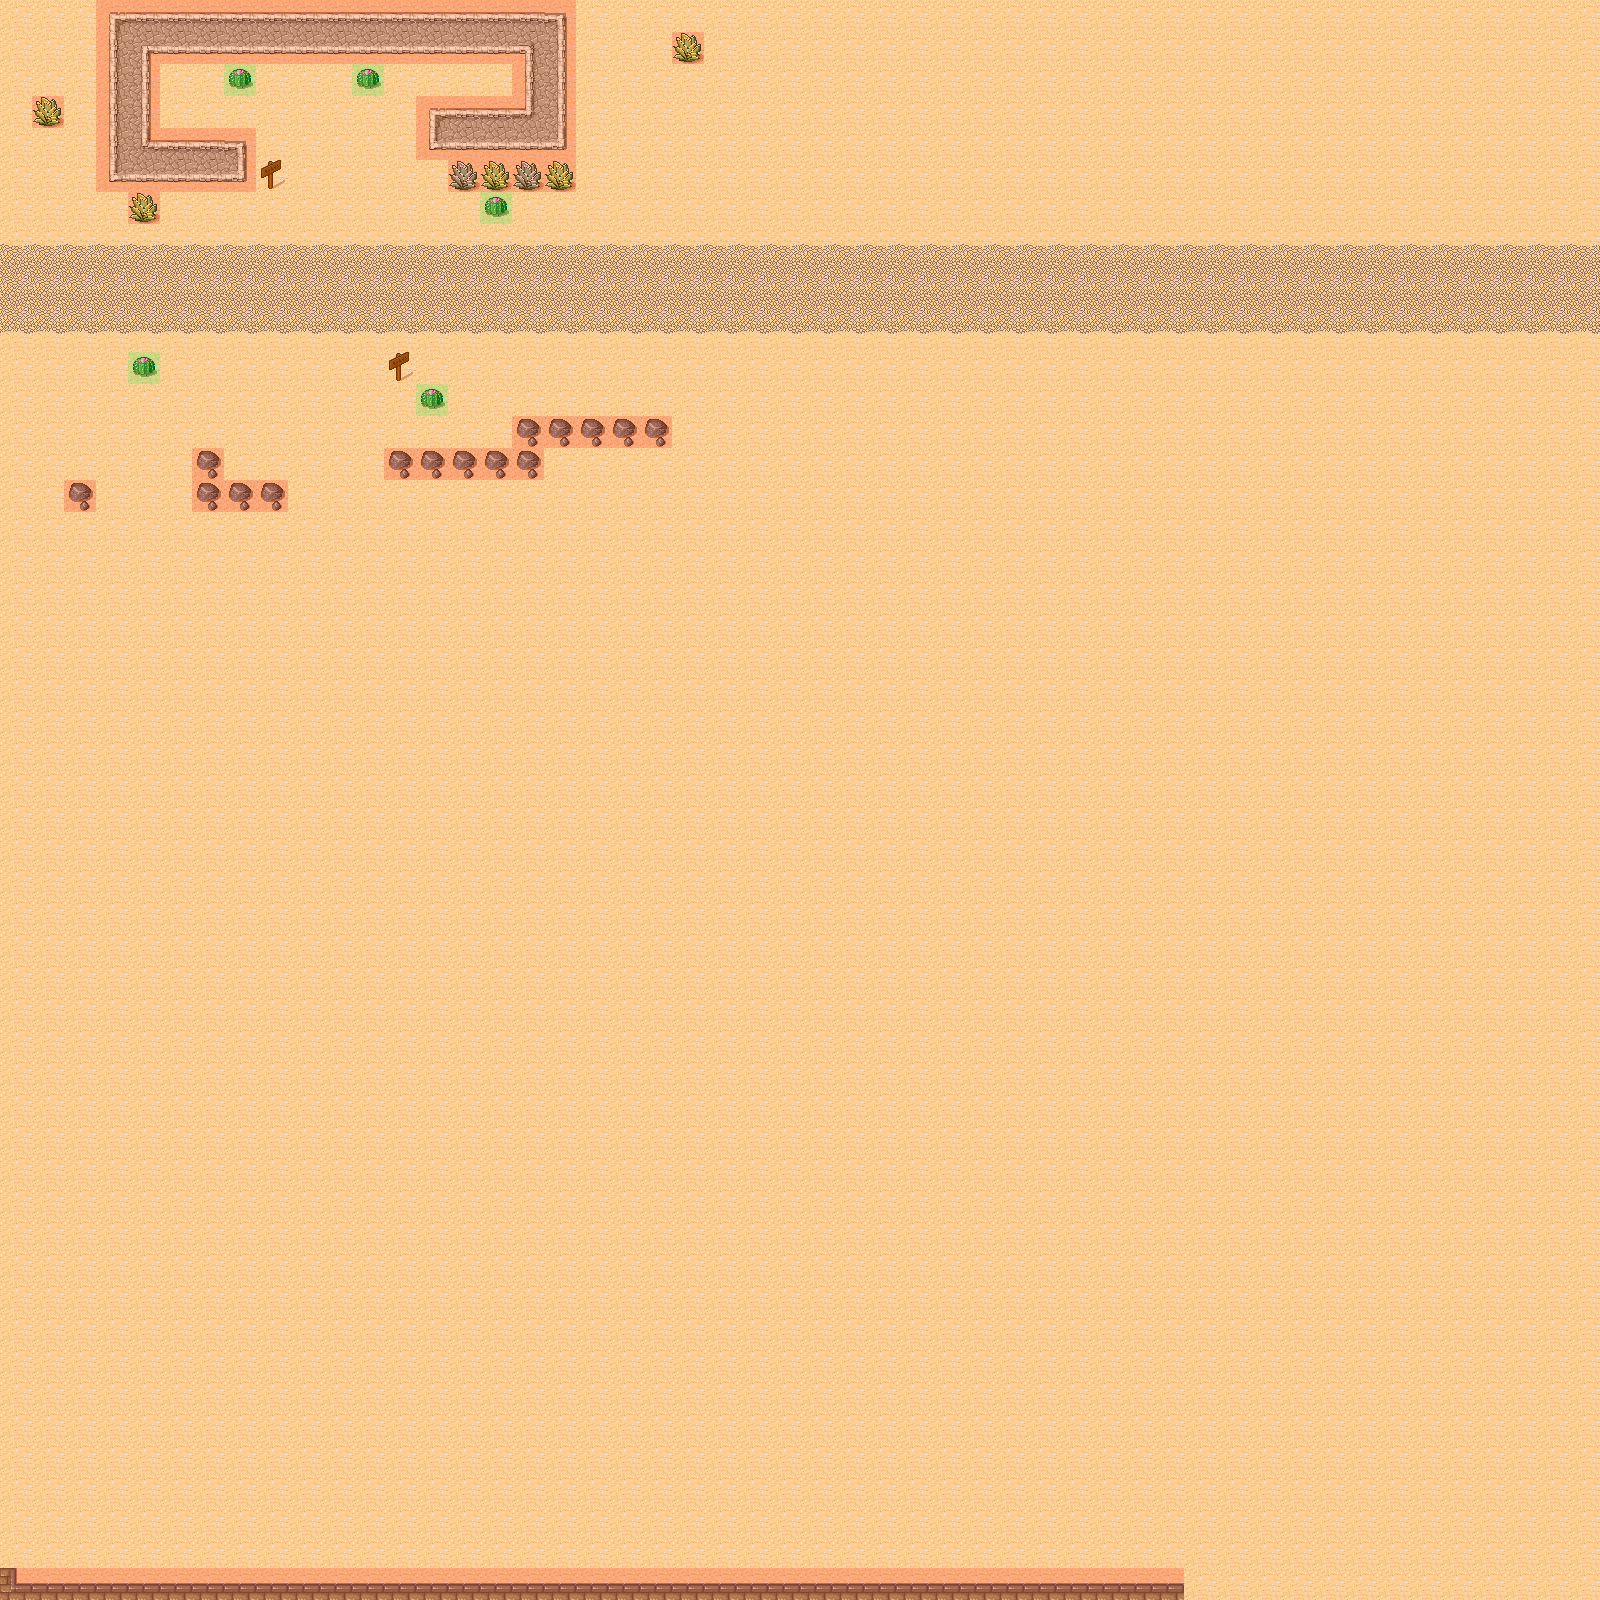

A 2D game scene composited from a Tiled map and its tileset images. What follows is a short description and the map's XML, with each tile layer's data collapsed to a summary:
An orthogonal 50x50 tile map with 32x32 px tiles, 3 tile layers (Background, Foreground, Meta), 2 tilesets and 1 object (SpawnPoint).

<map version="1.0" orientation="orthogonal" width="50" height="50" tilewidth="32" tileheight="32">
 <tileset firstgid="1" name="tmw_desert_spacing" tilewidth="32" tileheight="32" spacing="1" margin="1">
  <image source="tmw_desert_spacing.png" width="265" height="199" />
 </tileset>
 <tileset firstgid="49" name="meta_tiles" tilewidth="32" tileheight="32" spacing="1" margin="1">
  <image source="meta_tiles.png" width="67" height="34" />
  <tile id="0">
   <properties>
    <property name="Collidable" value="True" />
   </properties>
  </tile>
  <tile id="1">
   <properties>
    <property name="Collectable" value="True" />
   </properties>
  </tile>
 </tileset>
 <layer name="Background" width="50" height="50">
  <data>[2500 cells, 2500 non-empty, 22 distinct tile ids]</data>
 </layer>
 <objectgroup name="Objects" width="50" height="50">
  <object name="SpawnPoint" x="79" y="265" />
 </objectgroup>
 <layer name="Foreground" width="50" height="50">
  <data>[2500 cells, 5 non-empty, 1 distinct tile ids]</data>
 </layer>
 <layer name="Meta" width="50" height="50">
  <data>[2500 cells, 120 non-empty, 2 distinct tile ids]</data>
 </layer>
</map>
